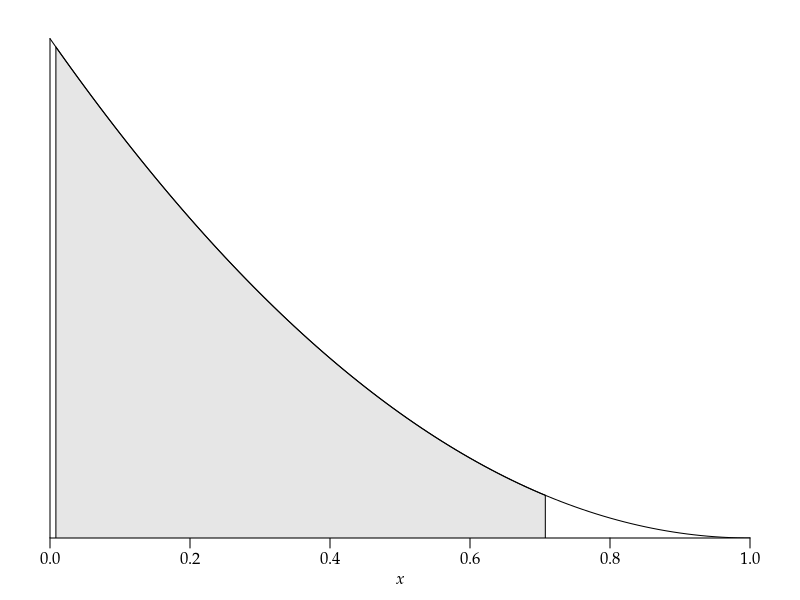

This chart was generated by the following R code: (Note: this script raises an error after producing the figure.)
args = commandArgs()
basename = sub(".R$", "", sub("^--file=(.*/)?", "", args[grep("^--file=", args)]))
if (length(basename) != 0)
    pdf(file=paste0(basename, "_tmp.pdf"), colormodel="gray", width=4, height=2.5)
par(family="Palatino")
par(mgp=c(1.5,0.5,0)) # title and axis margins. default: c(3,1,0)
par(mar=c(3,1,1,1)+0.1) # bottom, left, top, right margins. default: c(5,4,4,2)+0.1
b = 3
plot(NULL, xlim=c(0,1), ylim=c(0,dbeta(0,1,b)+0.1),
     xlab=expression(italic(x)), ylab="", yaxs="i", axes=FALSE)
axis(1)
q = qbeta(c(0.025,0.975), 1, b)
x = seq(q[1], q[2], length.out=100)
y = sapply(x, function(x) dbeta(x,1,b))
polygon(c(x,x[length(x)],x[1]), c(y,0,0), col=gray(0.9))
curve(dbeta(x,1,b), 0, 1, add=TRUE)
segments(0, 0, 0, dbeta(0,1,b))
dev.off()
embedFonts(paste0(basename, "_tmp.pdf"), outfile=paste0(basename, ".pdf"),
           options="-c \"<</NeverEmbed []>> setdistillerparams\" -f ")
